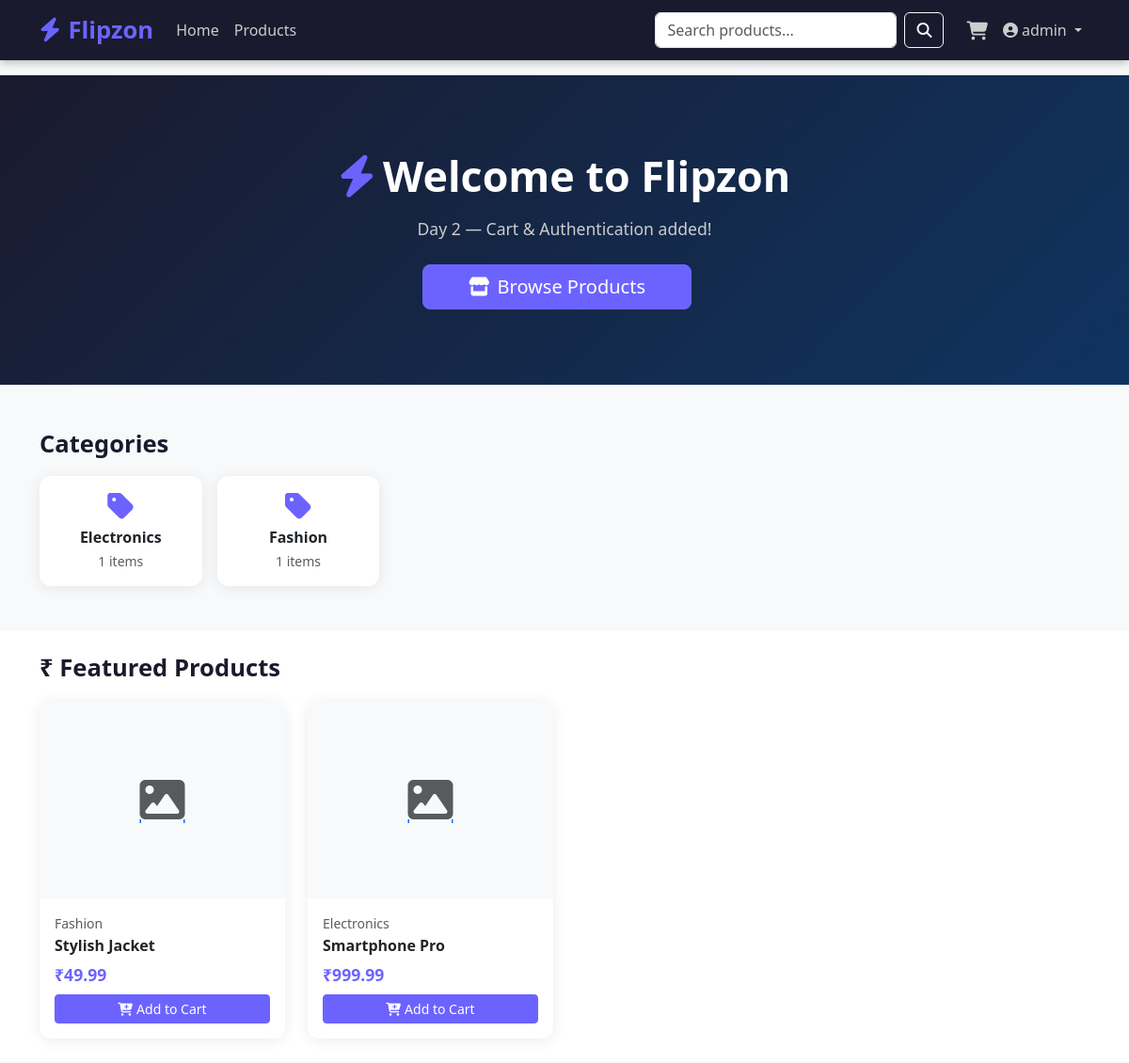
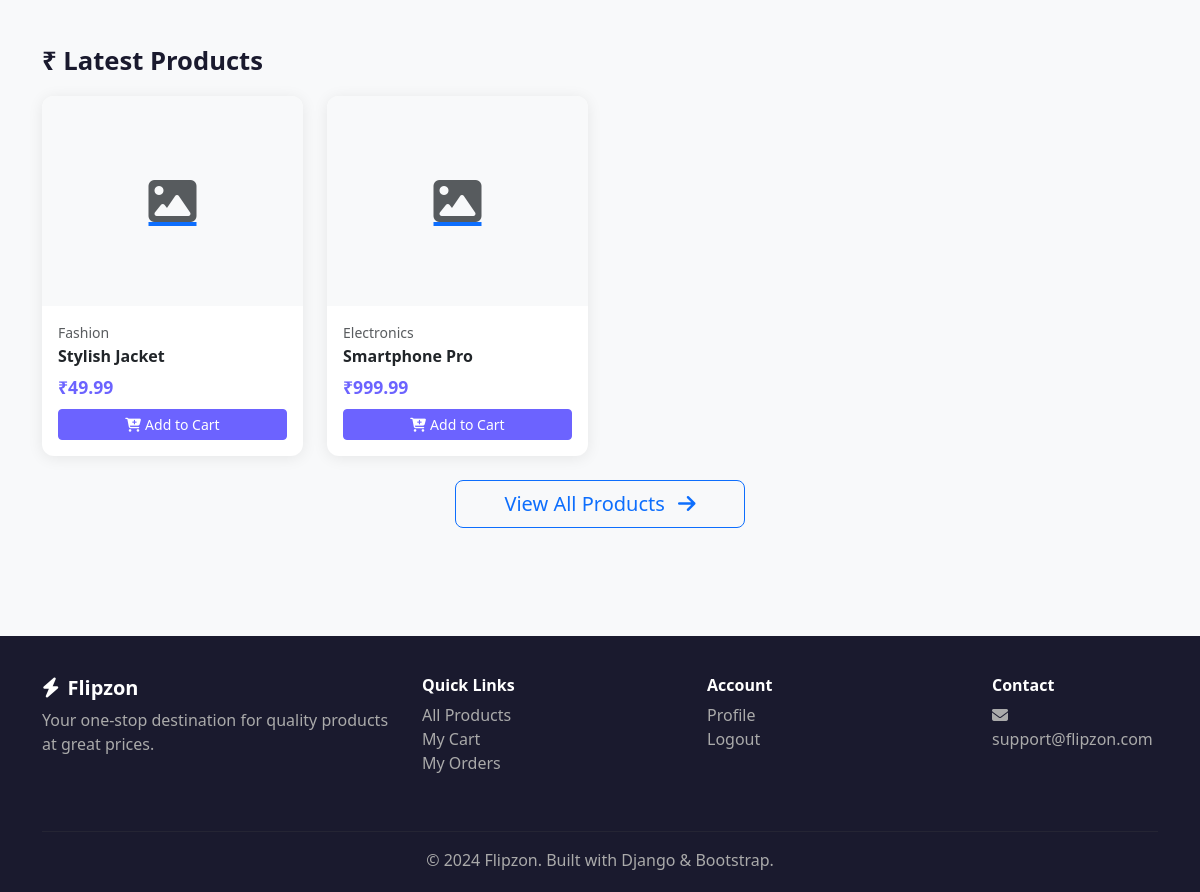
The app's page / (signed in) with its own data (2 pictures, top to bottom).
### store/models.py (models this page shows, shortened)
class Category(models.Model):
    name = models.CharField(max_length=200)
    slug = models.SlugField(unique=True, blank=True)
    description = models.TextField(blank=True)
    class Meta:
        verbose_name_plural = "Categories"
        ordering = ["name"]

class Product(models.Model):
    category = models.ForeignKey(
        Category,
        on_delete=models.CASCADE,
        related_name="products"
    )
    name = models.CharField(max_length=200)
    slug = models.SlugField(unique=True, blank=True)
    description = models.TextField()
    price = models.DecimalField(
        max_digits=10,
        decimal_places=2
    )
    discount_price = models.DecimalField(
        max_digits=10,
        decimal_places=2,
        blank=True,
        null=True
    )
    image = models.ImageField(
        upload_to="products/",
        blank=True,
        null=True
    )
    stock = models.PositiveIntegerField(default=0)
    available = models.BooleanField(default=True)
    featured = models.BooleanField(default=False)
    created_at = models.DateTimeField(auto_now_add=True)
    class Meta:
        ordering = ["-created_at"]
    @property
    def final_price(self):
        return self.discount_price if self.discount_price else self.price
    @property
    def in_stock(self):
        return self.stock > 0

### store/views.py (the view)
# urls.py: 2. Add a URL to urlpatterns:  path('', views.home, name='home')
def home(request):
    featured = Product.objects.filter(
        available=True,
        featured=True
    )[:8]
    latest = Product.objects.filter(
        available=True
    )[:8]
    categories = Category.objects.all()
    return render(
        request,
        "store/home.html",
        {
            "featured": featured,
            "latest": latest,
            "categories": categories,
        },
    )

### cart/context_processors.py (called while the page is built)
def cart_count(request):
    count = 0
    try:
        if request.user.is_authenticated:
            cart = Cart.objects.filter(user=request.user).first()
        else:
            sk = request.session.session_key
            cart = Cart.objects.filter(session_key=sk).first() if sk else None
        if cart:
            count = cart.total_items
    except Exception:
        pass
    return {'cart_count': count}

### templates/store/home.html (shortened to what this page needs)
{% extends 'base.html' %}
{% block content %}
<section
  style="
    background: linear-gradient(135deg, #1a1a2e, #0f3460);
    color: #fff;
    padding: 80px 0;
  "
  class="text-center"
>
  <div class="container">
    <h1 class="fw-bold mb-3" style="font-size: 2.8rem">
      <i class="fas fa-bolt me-2" style="color: #6c63ff"></i>Welcome to Flipzon
    </h1>
    <p class="mb-4" style="color: #ccc; font-size: 1.1rem">
      Day 2 — Cart &amp; Authentication added!
    </p>
    <a
      href="{% url 'store:product_list' %}"
      class="btn btn-primary btn-lg px-5 me-3"
    >
      <i class="fas fa-store me-2"></i>Browse Products
    </a>
  </div>
</section>
{% if categories %}
<section class="py-5">
  <div class="container">
    <h2 class="section-title">Categories</h2>
    <div class="row g-3">
      {% for cat in categories %}
      <div class="col-6 col-md-3 col-lg-2">
        <a
          href="{% url 'store:product_list' %}?category={{ cat.slug }}"
          class="text-decoration-none"
        >
          <div class="card text-center p-3">
            <i class="fas fa-tag fa-2x mb-2" style="color: #6c63ff"></i>
            <h6 class="fw-bold mb-1">{{ cat.name }}</h6>
            <small class="text-muted">{{ cat.products.count }} items</small>
          </div>
        </a>
      </div>
      {% endfor %}
    </div>
  </div>
</section>
{% endif %} {% if featured %}
<section class="py-4 bg-white">
  <div class="container">
    <h2 class="section-title">₹ Featured Products</h2>
    <div class="row g-4">
      {% for p in featured %}
      <div class="col-6 col-md-3">
        <div class="card h-100">
          <a href="{% url 'store:product_detail' p.slug %}">
            {% if p.image %}<img
              src="{{ p.image.url }}"
              class="product-img w-100"
              alt="{{ p.name }}"
            />
            {% else %}
            <div
              class="product-img w-100 bg-light d-flex align-items-center justify-content-center"
            >
              <i class="fas fa-image fa-3x text-muted"></i>
            </div>
            {% endif %}
          </a>
          <div class="card-body d-flex flex-column">
            <small class="text-muted">{{ p.category.name }}</small>
            <h6 class="fw-bold mt-1">
              <a
                href="{% url 'store:product_detail' p.slug %}"
                class="text-dark text-decoration-none"
                >{{ p.name }}</a
              >
            </h6>
            <div class="d-flex align-items-center gap-2 mb-2">
              <span class="price">₹{{ p.final_price }}</span>
            </div>
            <div class="mt-auto">
              {% if p.in_stock %}
              <form action="{% url 'cart:add' p.id %}" method="post">
                <button class="btn btn-primary btn-sm w-100">
                  <i class="fas fa-cart-plus me-1"></i>Add to Cart
                </button>
              </form>
              {% else %}
              <button class="btn btn-secondary btn-sm w-100" disabled>
                Out of Stock
              </button>
              {% endif %}
            </div>
          </div>
        </div>
      </div>
      {% endfor %}
    </div>
  </div>
</section>
{% endif %} {% if latest %}
<section class="py-5">
  <div class="container">
    <h2 class="section-title">₹ Latest Products</h2>
    <div class="row g-4">
      {% for p in latest %}
      <div class="col-6 col-md-3">
        <div class="card h-100">
          <a href="{% url 'store:product_detail' p.slug %}">
            {% if p.image %}<img
              src="{{ p.image.url }}"
              class="product-img w-100"
              alt="{{ p.name }}"
            />
            {% else %}
            <div
              class="product-img w-100 bg-light d-flex align-items-center justify-content-center"
            >
              <i class="fas fa-image fa-3x text-muted"></i>
            </div>
            {% endif %}
          </a>
          <div class="card-body d-flex flex-column">
            <small class="text-muted">{{ p.category.name }}</small>
            <h6 class="fw-bold mt-1">
              <a
                href="{% url 'store:product_detail' p.slug %}"
                class="text-dark text-decoration-none"
                >{{ p.name }}</a
              >
            </h6>
            <div class="d-flex align-items-center gap-2 mb-2">
              <span class="price">₹{{ p.final_price }}</span>
            </div>
            <div class="mt-auto">
              {% if p.in_stock %}
              <form action="{% url 'cart:add' p.id %}" method="post">
                <button class="btn btn-primary btn-sm w-100">
                  <i class="fas fa-cart-plus me-1"></i>Add to Cart
                </button>
              </form>
              {% else %}
              <button class="btn btn-secondary btn-sm w-100" disabled>
                Out of Stock
              </button>
              {% endif %}
            </div>
          </div>
        </div>
      </div>
      {% endfor %}
    </div>
    <div class="text-center mt-4">
      <a
        href="{% url 'store:product_list' %}"
        class="btn btn-outline-primary btn-lg px-5"
        >View All Products <i class="fas fa-arrow-right ms-2"></i
      ></a>
    </div>
  </div>
</section>
{% endif %} {% endblock %}

### templates/base.html (shortened to what this page needs)
<!doctype html>
<html lang="en">
  <head>
    <link
      href="https://cdn.jsdelivr.net/npm/bootstrap@5.3.0/dist/css/bootstrap.min.css"
      rel="stylesheet"
    />
    <link
      href="https://cdnjs.cloudflare.com/ajax/libs/font-awesome/6.4.0/css/all.min.css"
      rel="stylesheet"
    />
  </head>
  <body>
    <nav class="navbar navbar-expand-lg navbar-dark sticky-top">
      <div class="container">
        <a class="navbar-brand" href="{% url 'store:home' %}">
          <i class="fas fa-bolt me-2"></i>Flipzon
        </a>
        <div class="collapse navbar-collapse" id="nav">
          <ul class="navbar-nav me-auto">
            <li class="nav-item">
              <a class="nav-link" href="{% url 'store:home' %}">Home</a>
            </li>
            <li class="nav-item">
              <a class="nav-link" href="{% url 'store:product_list' %}"
                >Products</a
              >
            </li>
          </ul>
          <form
            class="d-flex me-3"
            action="{% url 'store:product_list' %}"
            method="get"
          >
            <input
              class="form-control me-2"
              type="search"
              name="q"
              placeholder="Search products..."
              value="{{ request.GET.q|default:'' }}"
            />
            <button class="btn btn-outline-light" type="submit">
              <i class="fas fa-search"></i>
            </button>
          </form>
          <ul class="navbar-nav">
            <li class="nav-item">
              <a
                class="nav-link position-relative"
                href="{% url 'cart:detail' %}"
              >
                <i class="fas fa-shopping-cart fa-lg"></i>
              </a>
            </li>
            {% if user.is_authenticated %}
            <li class="nav-item dropdown">
              <a
                class="nav-link dropdown-toggle"
                href="#"
                data-bs-toggle="dropdown"
              >
                <i class="fas fa-user-circle me-1"></i>{{ user.username }}
              </a>
            </li>
            {% endif %}
          </ul>
        </div>
      </div>
    </nav>
    {% block content %}{% endblock %}
    <footer class="footer">
      <div class="container">
        <div class="row">
          <div class="col-md-4 mb-4">
            <h5 class="text-white fw-bold">
              <i class="fas fa-bolt me-2"></i>Flipzon
            </h5>
            <p>
              Your one-stop destination for quality products at great prices.
            </p>
          </div>
          <div class="col-md-3 mb-4">
            <h6 class="text-white fw-bold">Quick Links</h6>
            <ul class="list-unstyled">
              <li><a href="{% url 'store:product_list' %}">All Products</a></li>
              <li><a href="{% url 'cart:detail' %}">My Cart</a></li>
              {% if user.is_authenticated %}
              <li><a href="{% url 'orders:order_list' %}">My Orders</a></li>
              {% endif %}
            </ul>
          </div>
          <div class="col-md-3 mb-4">
            <h6 class="text-white fw-bold">Account</h6>
            <ul class="list-unstyled">
              {% if user.is_authenticated %}
              <li><a href="{% url 'accounts:profile' %}">Profile</a></li>
              <li><a href="{% url 'accounts:logout' %}">Logout</a></li>
              {% else %}
              <li><a href="{% url 'accounts:login' %}">Login</a></li>
              <li><a href="{% url 'accounts:register' %}">Register</a></li>
              {% endif %}
            </ul>
          </div>
          <div class="col-md-2 mb-4">
            <h6 class="text-white fw-bold">Contact</h6>
            <p><i class="fas fa-envelope me-1"></i>support@flipzon.com</p>
          </div>
        </div>
        <hr style="border-color: #444" />
        <p class="text-center mb-0">
          &copy; 2024 Flipzon. Built with Django &amp; Bootstrap.
        </p>
      </div>
    </footer>
  </body>
</html>

### templates/base.html (style rules this page uses)
:root { --primary: #6c63ff; --secondary: #f5a623; --dark: #1a1a2e; }
body { font-family: "Segoe UI", sans-serif; background: #f8f9fa; }
.navbar { background: var(--dark) !important; box-shadow: 0 2px 10px rgba(0, 0, 0, 0.3); }
.navbar-brand { font-size: 1.6rem; font-weight: 800; color: var(--primary) !important; }
.navbar .nav-link { color: #ccc !important; font-weight: 500; }
.btn-primary { background: var(--primary); border-color: var(--primary); }
.card { border: none; box-shadow: 0 2px 15px rgba(0, 0, 0, 0.08); border-radius: 12px; transition: transform 0.2s, box-shadow 0.2s; }
.product-img { height: 210px; object-fit: cover; border-radius: 12px 12px 0 0; }
.price { color: var(--primary); font-weight: 700; font-size: 1.1rem; }
.section-title { font-size: 1.6rem; font-weight: 700; color: var(--dark); margin-bottom: 1.2rem; }
.footer { background: var(--dark); color: #aaa; padding: 40px 0 20px; margin-top: 60px; }
.footer a { color: #aaa; text-decoration: none; }

### records on screen
Category: name "Electronics", products.count "1"
Category: name "Fashion", products.count "1"
Product: category.name "Fashion", name "Stylish Jacket", final_price "49.99", stock "Add to Cart"
Product: category.name "Electronics", name "Smartphone Pro", final_price "999.99", stock "Add to Cart"

### other values on screen
{{ user.username }} "admin"
